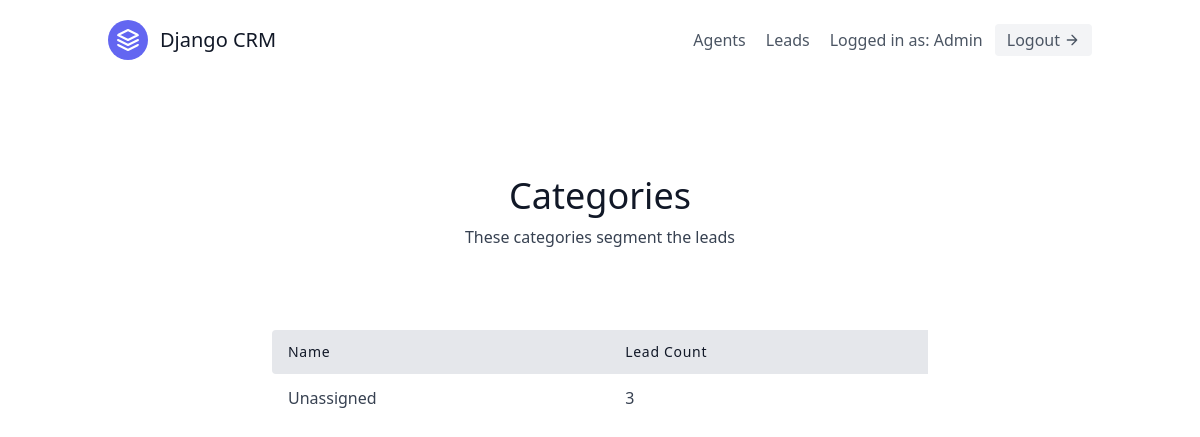
Page /leads/categories/ (signed in) on the earlier database version.
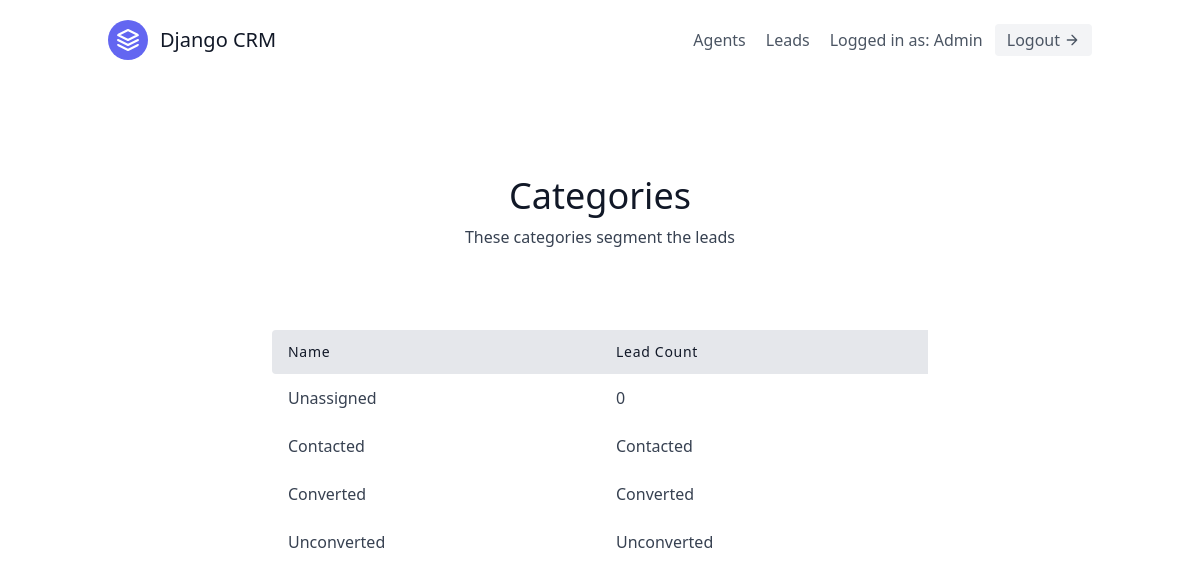
Same page on the later database version.
### leads/models.py (models this page shows)
class User(AbstractUser):
    is_organisor = models.BooleanField(default=True)
    is_agent = models.BooleanField(default=False)

class Category(models.Model):
    name = models.CharField(max_length=30)
    organisation = models.ForeignKey('UserProfile', on_delete=models.CASCADE)
    def __str__(self):
        return self.name

### leads/views.py (the view)
# urls.py: path('categories/', CategoryListView.as_view(), name='category-list'),
class CategoryListView(LoginRequiredMixin, generic.ListView):
    template_name = "leads/category_list.html"
    context_object_name = "category_list"
    def get_context_data(self, **kwargs):
        user = self.request.user
        context = super(CategoryListView, self).get_context_data(**kwargs)
        if user.is_organisor:
            queryset = Lead.objects.filter(organisation=user.userprofile)
        else:
            queryset = Lead.objects.filter(organisation=user.agent.organisation)
        context.update({
            "unassigned_lead_count": queryset.filter(category__isnull=True).count()
        })
        return context
    def get_queryset(self):
        user = self.request.user
        if user.is_organisor:
            queryset = Category.objects.filter(organisation=user.userprofile)
        else:
            queryset = Category.objects.filter(organisation=user.agent.organisation)
        return queryset

### leads/templates/leads/category_list.html
{% extends "base.html" %}
{% block content %}
<section class="text-gray-700 body-font">
    <div class="container px-5 py-24 mx-auto">
      <div class="flex flex-col text-center w-full mb-20">
        <h1 class="sm:text-4xl text-3xl font-medium title-font mb-2 text-gray-900">Categories</h1>
        <p class="lg:w-2/3 mx-auto leading-relaxed text-base">
            These categories segment the leads
        </p>
      </div>
      <div class="lg:w-2/3 w-full mx-auto overflow-auto">
        <table class="table-auto w-full text-left whitespace-no-wrap">
          <thead>
            <tr>
              <th class="px-4 py-3 title-font tracking-wider font-medium text-gray-900 text-sm bg-gray-200 rounded-tl rounded-bl">Name</th>
              <th class="px-4 py-3 title-font tracking-wider font-medium text-gray-900 text-sm bg-gray-200">Lead Count</th>
            </tr>
          </thead>
          <tbody>
            <tr>
                <td class="px-4 py-3">Unassigned</td>
                <td class="px-4 py-3">{{ unassigned_lead_count }}</td>
            </tr>
            {% for category in category_list %}
                <tr>
                    <td class="px-4 py-3">
                      <a class="hover:text-blue-500" href="{% url 'leads:category-detail' category.pk %}">{{ category.name }}</a>
                    </td>
                    <td class="px-4 py-3">{{ category }}</td>
                </tr>
            {% endfor %}
          </tbody>
        </table>
      </div>
    </div>
  </section>
{% endblock content %}

### templates/base.html (shortened to what this page needs)
<!DOCTYPE html>
<html>
    <head>
        <script src="https://cdn.tailwindcss.com"></script>
    </head>
    <body>
        <div class="max-w-7xl mx-auto">
            {% include "navbar.html" %}
            {% block content %}
            {% endblock content %}
        </div>
    </body>
</html>

### templates/navbar.html (shortened to what this page needs)
{% load tailwind_filters %}
<header class="text-gray-600 body-font">
  <div class="container mx-auto flex flex-wrap p-5 flex-col md:flex-row items-center">
    <a class="flex title-font font-medium items-center text-gray-900 mb-4 md:mb-0">
      <svg xmlns="http://www.w3.org/2000/svg" fill="none" stroke="currentColor" stroke-linecap="round" stroke-linejoin="round" stroke-width="2" class="w-10 h-10 text-white p-2 bg-indigo-500 rounded-full" viewBox="0 0 24 24">
        <path d="M12 2L2 7l10 5 10-5-10-5zM2 17l10 5 10-5M2 12l10 5 10-5"></path>
      </svg>
      <span class="ml-3 text-xl">Django CRM</span>
    </a>
    <nav class="md:ml-auto flex flex-wrap items-center text-base justify-center">
      {% if not request.user.is_authenticated %}
        <a href="{% url 'signup' %}" class="mr-5 hover:text-gray-900">Signup</a>
      {% else %}
      {% if request.user.is_organisor %}
        <a href="{% url "agents:agent-list" %}" class="mr-5 hover:text-gray-900">Agents</a>
      {% endif %}
        <a href="{% url "leads:lead-list" %}" class="mr-5 hover:text-gray-900">Leads</a>
      {% endif %}
    </nav>
    {% if request.user.is_authenticated %}
    Logged in as: {{ request.user.username }}
    <form method="post" action="{% url 'logout' %}">
      <button class="ml-3 inline-flex items-center bg-gray-100 border-0 py-1 px-3 focus:outline-none hover:bg-gray-200 rounded text-base mt-4 md:mt-0">
          Logout
          <svg fill="none" stroke="currentColor" stroke-linecap="round" stroke-linejoin="round" stroke-width="2" class="w-4 h-4 ml-1" viewBox="0 0 24 24">
              <path d="M5 12h14M12 5l7 7-7 7"></path>
          </svg>
      </button>
    </form>
    {% endif %}
  </div>
</header>

Differences in the rows shown:
added Category: name "Contacted"
added Category: name "Converted"
added Category: name "Unconverted"
Other differences:
{{ unassigned_lead_count }}: "3" → "0"
